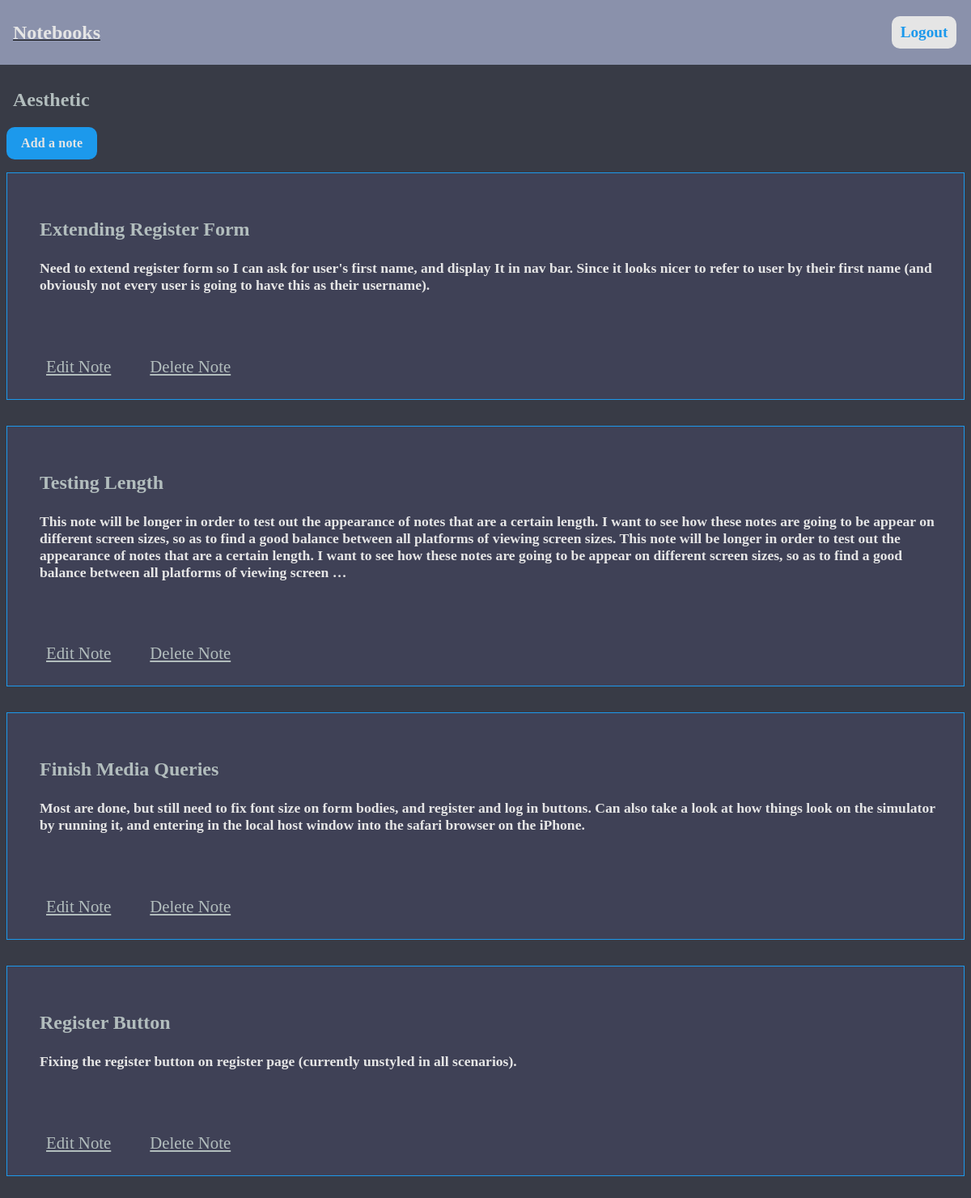
Page /book/55/ (signed in) on the committed database.
### base/models.py (models this page shows, shortened)
class Book(models.Model):
  owner = models.ForeignKey(User,on_delete=models.SET_NULL,null=True, blank=True)
  name = models.CharField(max_length=200)
  topic = models.CharField(max_length=200, null=True)
  updated = models.DateTimeField(auto_now=True)
  created = models.DateTimeField(auto_now_add=True)
  class Meta:
    ordering = ['-updated','-created']

class Note(models.Model):
  user = models.ForeignKey(User, on_delete=models.CASCADE,null=True)
  title = models.CharField(max_length=200)
  body = models.TextField(null=True, blank=True)
  book = models.ForeignKey(Book,on_delete=models.CASCADE,null=True, blank=True)
  created = models.DateTimeField(auto_now_add=True)
  updated = models.DateTimeField(auto_now = True)
  class Meta:
    ordering = ['-updated','-created']

### base/views.py (the view)
# urls.py: path('book/<str:pk>/',views.book,name="book"),
@login_required(login_url='/login')
def book(request,pk):
  book = Book.objects.get(id=pk)
  book_notes = book.note_set.all()
  if book.owner != request.user:
    return redirect('home')
  else:
    context={'book':book,'book_notes':book_notes}
    return render(request,'base/book.html',context)

### base/templates/base/book.html
{%extends 'main.html'%}
{%block content%}
<div>
  <div class = "head_book_div">
    <h2 class = "list_book_title">{{book.name}}</h2>
    <a class = "list_note_button" href="{% url 'create_note' book.id%}">Add a note</a>
  </div>
  {% for note in book_notes %}
  <a href="{% url 'note' note.id %}">
    <span class="list_note_parent">
    <h3 class = "list_note_title">{{note.title}}</h3>
    <p class = "list_note_body">{{note.body|truncatechars:500}}</p>
    <div class = "list_note_tag_parent">
      <a class = "list_note_tag" href="{%url 'update_note' note.id%}">Edit Note</a>
      <a class = "list_note_tag" href="{%url 'delete_note' note.id%}">Delete Note</a>
    </div>
    </span>
  </a>
  {%endfor%}
{%endblock content%}

### templates/main.html (shortened to what this page needs)
<!DOCTYPE html>
{% load static %}
<html>
<head>
  <link rel='stylesheet' type='text/css' media='screen' href="{% static 'styles/styles.css' %}">
</head>
<body>
  {% include 'navbar.html' %}
  {% block content %}
  {% endblock %}
</body>
</html>

### templates/navbar.html (shortened to what this page needs)
{%if user.is_authenticated%}
<nav class = "nav_main">
  <div class = "nav_main_div">
    <div class = "nav_nest">
      <a class = "nav_child_title" href = "/">
        <span class = "nav_child">Notebooks</span></a>
        <a class = "logout_button" href = "/logout">Logout</a>
    </div>
  </div>
</nav>
{%endif%}

### static/styles/styles.css (style rules this page uses)
:root { --color-main: #1c99ec; --color-main-hover:rgb(73, 172, 238); --color-main-light: #e1f6fb; --color-dark: #3f4156; --color-dark-medium: #383b46; --color-dark-light: #8a91ab; --color-light: #e5e5e5; --color-gray: #8b8b8b; --color-light-gray: #b2bdbd; --color-bg: #2d2d39; --color-success: #5dd693; --color-success-hover: #7ecfa2; --color-error: #fc4b0b; }
body { background-color: var(--color-dark-medium); padding:0; top:0 !important; max-width:100vw !important; overflow-x: hidden !important; }
a { color:inherit; text-decoration:none; }

### static/styles/nav.css (style rules this page uses)
.nav_main { position:absolute; top:0; left:0; min-width:100%; max-width:100%; background-color: var(--color-dark-light); height:10vh; overflow: hidden !important; display: flex; justify-content: flex-start; }
.nav_main_div { width:98.5%; display:flex; align-items: center; margin-left: 0rem !important; }
.nav_nest { display: flex; flex-direction:row ; justify-content: space-between; align-items: center; width:100%; }
.nav_child { margin-left:1rem; cursor: pointer; color:var(--color-light); max-width:fit-content; font-size:1.5rem; font-weight: bold; }
.nav_child_title { text-decoration: underline !important; text-decoration-color:var(--color-light); }
.logout_button { color:var(--color-main); background-color: var(--color-light); font-weight: bolder; display: flex; justify-content: center; align-items: center; border-radius:10px; width:5rem; height:2.5rem; font-size: 1.2rem; }

### static/styles/list.css (style rules this page uses)
.head_book_div { width:100%; margin-bottom:1rem; display:flex; flex-direction: column; justify-content: left; align-items:left; }
.list_note_parent { background-color: var(--color-dark); border:0.5px solid var(--color-main); display:block; border-bottom:none; margin-bottom:0; padding:2rem; }
.list_book_title { color:var(--color-light-gray); margin-left:0.5rem; font-size:1.5rem; }
.list_note_button { background-color: var(--color-main); color:var(--color-light); width:7rem; height:2.5rem; line-height:2.5em; font-size:1rem; font-weight: bold; border-radius:10px; letter-spacing:0.01rem; text-align: center; padding:0.01rem; }
.list_note_title { color:var(--color-light-gray); margin-left:0.5rem; font-size:1.5rem; }
.list_note_body { color:var(--color-light); font-size:1.1rem; font-weight: bold; margin-left:0.5rem; }
.list_note_tag_parent { background-color: var(--color-dark); border:0.5px solid var(--color-main); border-top:none; height:5rem; margin-bottom:2rem; display:flex; justify-content: left; align-items: center; }
.list_note_tag { color:var(--color-light-gray); text-decoration: underline; font-size:1.3rem; margin-left:3rem; }

### rows in the picture
Book: name "Aesthetic"
Note: title "Extending Register Form", body "Need to extend register form so I can ask for user's first name, and display It in nav bar. Since it looks nicer to refer to user by their first name (and obviously not every user is going to have this as their username)."
Note: title "Testing Length", body "This note will be longer in order to test out the appearance of notes that are a certain length. I want to see how these notes are going to be appear on different screen sizes, so as to find a good balance between all platforms of viewing screen sizes. This note will be longer in order to test out the appearance of notes that are a certain length. I want to see how these notes are going to be appear on different screen sizes, so as to find a good balance between all platforms of viewing screen …"
Note: title "Finish Media Queries", body "Most are done, but still need to fix font size on form bodies, and register and log in buttons. Can also take a look at how things look on the simulator by running it, and entering in the local host window into the safari browser on the iPhone."
Note: title "Register Button", body "Fixing the register button on register page (currently unstyled in all scenarios)."
